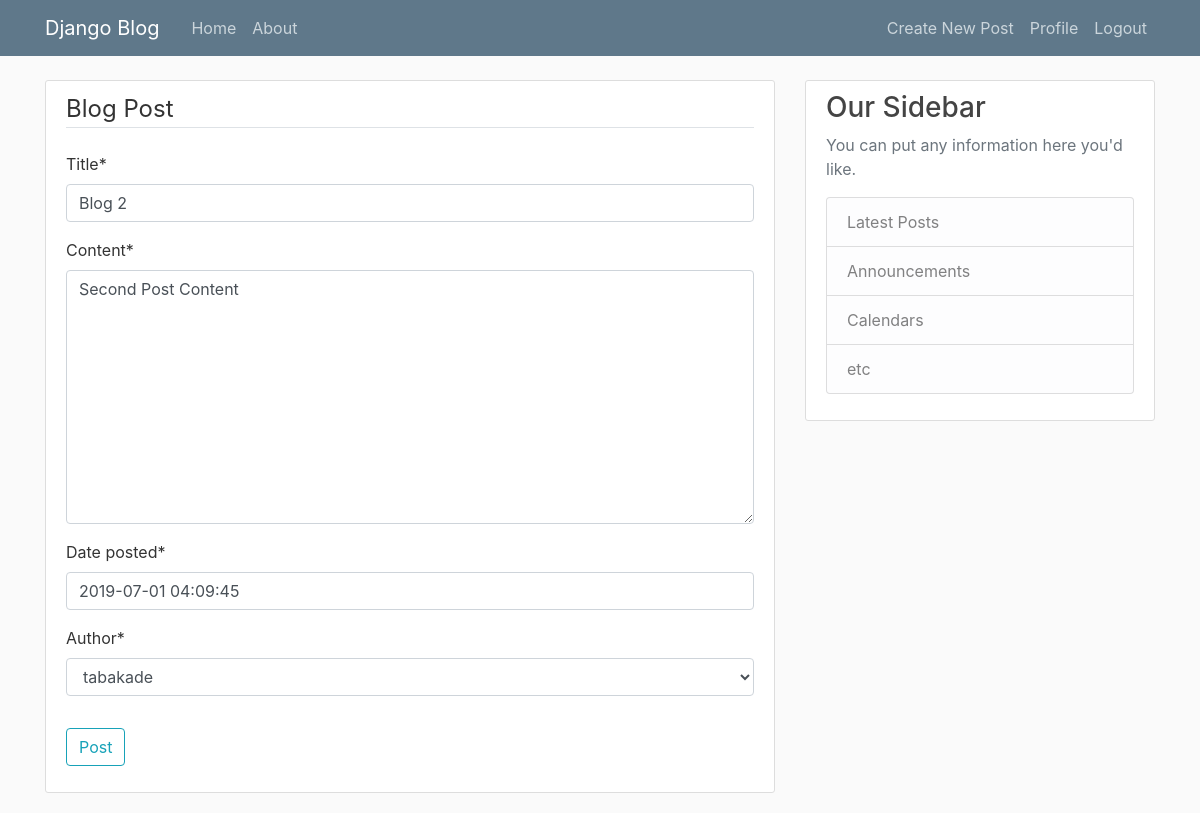
Page /blog/post/2/update (signed in) on the committed database.
### blog/models.py (models this page shows, shortened)
class Post(models.Model):
    title = models.CharField(max_length=100)
    content = models.TextField()
    date_posted = models.DateTimeField(default=timezone.now) #here timezone will be preferable instead of datetime
    author = models.ForeignKey(User, on_delete=models.CASCADE) #foreign key use karenge har author ko store karne ke liye, Users data will be stored in User model, on_delete will specify what happens when User gets deleted

### blog/views.py (the view, shortened to what this page needs)
# urls.py: path('post/<int:pk>/update', PostUpdateView.as_view(), name = "post_update"),
class PostUpdateView(LoginRequiredMixin ,UserPassesTestMixin ,UpdateView):
        model = Post
        fields = '__all__'  #because using fields attribute is prohibited
        def test_func(self):  #applied a check on the user
                post = self.get_object()
                if post.author == self.request.user:
                    return True
                return False

### blog/templates/blog/post_form.html (shortened to what this page needs)
{% extends "blog/base.html" %}
{% load crispy_forms_tags %}
{% block content %}
    <div class="content-section">
        <form method="POST">
            <fieldset class="form-group">
                <legend class="border-bottom mb-4">Blog Post</legend>
                {{ form|crispy }}
            </fieldset>
            <div class="form-group">
                <button class="btn btn-outline-info" type="submit">Post</button>
            </div>
        </form>
    </div>
{% endblock content %}

### blog/static/blog/main.css (style rules this page uses)
body { background: #fafafa; color: #333333; margin-top: 5rem; }
.content-section { background: #ffffff; padding: 10px 20px; border: 1px solid #dddddd; border-radius: 3px; margin-bottom: 20px; }

### rows in the picture
Post: title "Blog 2", content "Second Post Content", date_posted "2019-07-01 04:09:45", author "tabakade"
